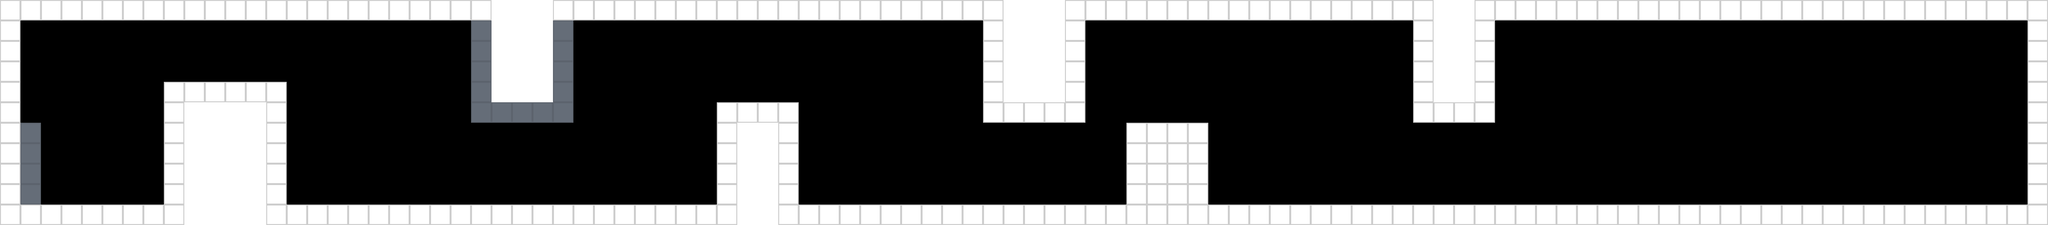

This game map was drawn from its Tiled (.tmx) file and the tilesets committed beside it. A one-line description and the full map source follow:
An orthogonal 100x11 tile map with 64x64 px tiles, 1 tile layer (Tile Layer 1).

<map version="1.5" tiledversion="1.7.2" orientation="orthogonal" renderorder="right-down" width="100" height="11" tilewidth="64" tileheight="64" infinite="0" nextlayerid="5" nextobjectid="85">
 <tileset firstgid="1" source="tiles.tsx" />
 <layer id="1" name="Tile Layer 1" width="100" height="11" locked="1">
  <data encoding="csv">
1,1,1,1,1,1,1,1,1,1,1,1,1,1,1,1,1,1,1,1,1,1,1,1,3,3,3,1,1,1,1,1,1,1,1,1,1,1,1,1,1,1,1,1,1,1,1,1,1,3,3,3,1,1,1,1,1,1,1,1,1,1,1,1,1,1,1,1,1,1,3,3,1,1,1,1,1,1,1,1,1,1,1,1,1,1,1,1,1,1,1,1,1,1,1,1,1,1,1,1,
1,0,0,0,0,0,0,0,0,0,0,0,0,0,0,0,0,0,0,0,0,0,0,2,3,3,3,2,0,0,0,0,0,0,0,0,0,0,0,0,0,0,0,0,0,0,0,0,1,3,3,3,1,0,0,0,0,0,0,0,0,0,0,0,0,0,0,0,0,1,3,3,1,0,0,0,0,0,0,0,0,0,0,0,0,0,0,0,0,0,0,0,0,0,0,0,0,0,0,1,
1,0,0,0,0,0,0,0,0,0,0,0,0,0,0,0,0,0,0,0,0,0,0,2,3,3,3,2,0,0,0,0,0,0,0,0,0,0,0,0,0,0,0,0,0,0,0,0,1,3,3,3,1,0,0,0,0,0,0,0,0,0,0,0,0,0,0,0,0,1,3,3,1,0,0,0,0,0,0,0,0,0,0,0,0,0,0,0,0,0,0,0,0,0,0,0,0,0,0,1,
1,0,0,0,0,0,0,0,0,0,0,0,0,0,0,0,0,0,0,0,0,0,0,2,3,3,3,2,0,0,0,0,0,0,0,0,0,0,0,0,0,0,0,0,0,0,0,0,1,3,3,3,1,0,0,0,0,0,0,0,0,0,0,0,0,0,0,0,0,1,3,3,1,0,0,0,0,0,0,0,0,0,0,0,0,0,0,0,0,0,0,0,0,0,0,0,0,0,0,1,
1,0,0,0,0,0,0,0,1,1,1,1,1,1,0,0,0,0,0,0,0,0,0,2,3,3,3,2,0,0,0,0,0,0,0,0,0,0,0,0,0,0,0,0,0,0,0,0,1,3,3,3,1,0,0,0,0,0,0,0,0,0,0,0,0,0,0,0,0,1,3,3,1,0,0,0,0,0,0,0,0,0,0,0,0,0,0,0,0,0,0,0,0,0,0,0,0,0,0,1,
1,0,0,0,0,0,0,0,1,3,3,3,3,1,0,0,0,0,0,0,0,0,0,2,2,2,2,2,0,0,0,0,0,0,0,1,1,1,1,0,0,0,0,0,0,0,0,0,1,1,1,1,1,0,0,0,0,0,0,0,0,0,0,0,0,0,0,0,0,1,1,1,1,0,0,0,0,0,0,0,0,0,0,0,0,0,0,0,0,0,0,0,0,0,0,0,0,0,0,1,
1,2,0,0,0,0,0,0,1,3,3,3,3,1,0,0,0,0,0,0,0,0,0,0,0,0,0,0,0,0,0,0,0,0,0,1,3,3,1,0,0,0,0,0,0,0,0,0,0,0,0,0,0,0,0,1,1,1,1,0,0,0,0,0,0,0,0,0,0,0,0,0,0,0,0,0,0,0,0,0,0,0,0,0,0,0,0,0,0,0,0,0,0,0,0,0,0,0,0,1,
1,2,0,0,0,0,0,0,1,3,3,3,3,1,0,0,0,0,0,0,0,0,0,0,0,0,0,0,0,0,0,0,0,0,0,1,3,3,1,0,0,0,0,0,0,0,0,0,0,0,0,0,0,0,0,1,1,1,1,0,0,0,0,0,0,0,0,0,0,0,0,0,0,0,0,0,0,0,0,0,0,0,0,0,0,0,0,0,0,0,0,0,0,0,0,0,0,0,0,1,
1,2,0,0,0,0,0,0,1,3,3,3,3,1,0,0,0,0,0,0,0,0,0,0,0,0,0,0,0,0,0,0,0,0,0,1,3,3,1,0,0,0,0,0,0,0,0,0,0,0,0,0,0,0,0,1,1,1,1,0,0,0,0,0,0,0,0,0,0,0,0,0,0,0,0,0,0,0,0,0,0,0,0,0,0,0,0,0,0,0,0,0,0,0,0,0,0,0,0,1,
1,2,0,0,0,0,0,0,1,3,3,3,3,1,0,0,0,0,0,0,0,0,0,0,0,0,0,0,0,0,0,0,0,0,0,1,3,3,1,0,0,0,0,0,0,0,0,0,0,0,0,0,0,0,0,1,1,1,1,0,0,0,0,0,0,0,0,0,0,0,0,0,0,0,0,0,0,0,0,0,0,0,0,0,0,0,0,0,0,0,0,0,0,0,0,0,0,0,0,1,
1,1,1,1,1,1,1,1,1,3,3,3,3,1,1,1,1,1,1,1,1,1,1,1,1,1,1,1,1,1,1,1,1,1,1,1,3,3,1,1,1,1,1,1,1,1,1,1,1,1,1,1,1,1,1,1,1,1,1,1,1,1,1,1,1,1,1,1,1,1,1,1,1,1,1,1,1,1,1,1,1,1,1,1,1,1,1,1,1,1,1,1,1,1,1,1,1,1,1,1
</data>
 </layer>
 <imagelayer id="3" name="Image Layer 1" offsetx="-0.0909091" offsety="0.636364" />
 <objectgroup id="4" name="Object Layer 1" />
</map>